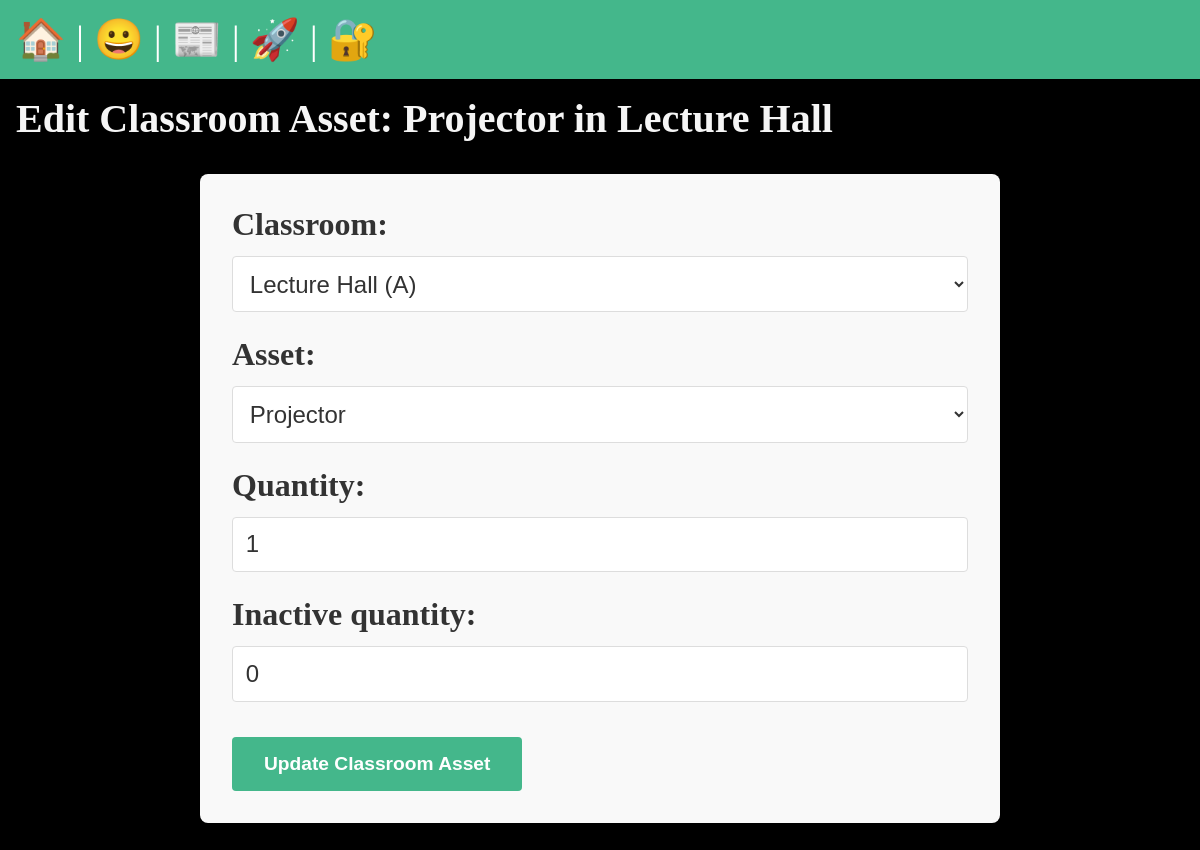
/college_asset/edit_classroom_asset/5/, run on the app's committed database.
### college_asset/models.py (models this page shows, shortened)
class ClassroomAsset(models.Model):
    classroom_asset_id = models.AutoField(primary_key=True)
    classroom = models.ForeignKey(Classroom, on_delete=models.CASCADE)
    asset = models.ForeignKey(RegisteredAsset, on_delete=models.CASCADE)
    quantity = models.IntegerField()
    inactive_quantity = models.CharField(max_length=255, blank=True, null=True)

class RegisteredAsset(models.Model):
    asset_id = models.AutoField(primary_key=True)
    asset_name = models.CharField(max_length=255)
    def __str__(self):
        return self.asset_name

class Classroom(models.Model):
    classroom_id = models.AutoField(primary_key=True)
    classroom_no = models.IntegerField()
    classroom_name = models.CharField(max_length=255)
    division = models.CharField(max_length=10)
    def __str__(self):
        return f"{self.classroom_name} ({self.division})"

### college_asset/views.py (the view)
# urls.py: path('edit_classroom_asset/<int:classroom_asset_id>/', views.edit_classroom_asset, name='edit_classroom_asset'),
def edit_classroom_asset(request, classroom_asset_id):
    classroom_asset = get_object_or_404(ClassroomAsset, pk=classroom_asset_id)
    if request.method == 'POST':
        form = ClassroomAssetForm(request.POST, instance=classroom_asset)
        if form.is_valid():
            form.save()
            return redirect('college_asset:classroom_list')
    else:
        form = ClassroomAssetForm(instance=classroom_asset)
    return render(request, 'classroom/edit_classroom_asset.html', {'form': form, 'classroom_asset': classroom_asset})

### college_asset/forms.py
class ClassroomAssetForm(forms.ModelForm):
    asset = forms.ModelChoiceField(queryset=RegisteredAsset.objects.all())
    classroom = forms.ModelChoiceField(queryset=Classroom.objects.all())
    class Meta:
        model = ClassroomAsset
        fields = ['classroom', 'asset', 'quantity', 'inactive_quantity']

### college_asset/templates/classroom/edit_classroom_asset.html (shortened to what this page needs)
{% extends 'layout.html' %}
{% block content %}
  <h2>Edit Classroom Asset: {{ classroom_asset.asset.asset_name }} in {{ classroom_asset.classroom.classroom_name }}</h2>
  <form method="post">
    {{ form.as_p }}
    <button type="submit">Update Classroom Asset</button>
  </form>
{% endblock %}

### static/css/style.css (style rules this page uses)
* { margin: 0; padding: 0; box-sizing: border-box; }
body { min-height: 100vh; background-color: black; color: whitesmoke; font-size: 3rem; }
h1, h2 { font-size: 2.5rem; }
p { font-size: 1rem; }
form { max-width: 800px; margin: 2rem auto; padding: 2rem; background-color: #f9f9f9; border-radius: 8px; box-shadow: 0 4px 8px rgba(0, 0, 0, 0.2); color: #333; }
input[type="text"], input[type="email"], input[type="number"], input[type="password"], textarea, select { width: 100%; padding: 0.8rem; margin-bottom: 1.5rem; border: 1px solid #ddd; border-radius: 4px; font-size: 1.5rem; height: auto; background-color: #fff; color: #333; box-sizing: border-box; }
label { display: block; margin-bottom: 0.8rem; font-weight: bold; font-size: 2.0rem; color: #333; }
button { display: inline-block; padding: 1rem 2rem; font-size: 1.2rem; font-weight: bold; color: white; background-color: #44B78B; border: none; border-radius: 4px; cursor: pointer; transition: background-color 0.3s ease; }

### data on the page
ClassroomAsset: asset.asset_name "Projector", classroom.classroom_name "Lecture Hall", quantity "1", inactive_quantity "0"
Classroom: classroom "Lecture Hall (A)"
RegisteredAsset: asset "Projector"
